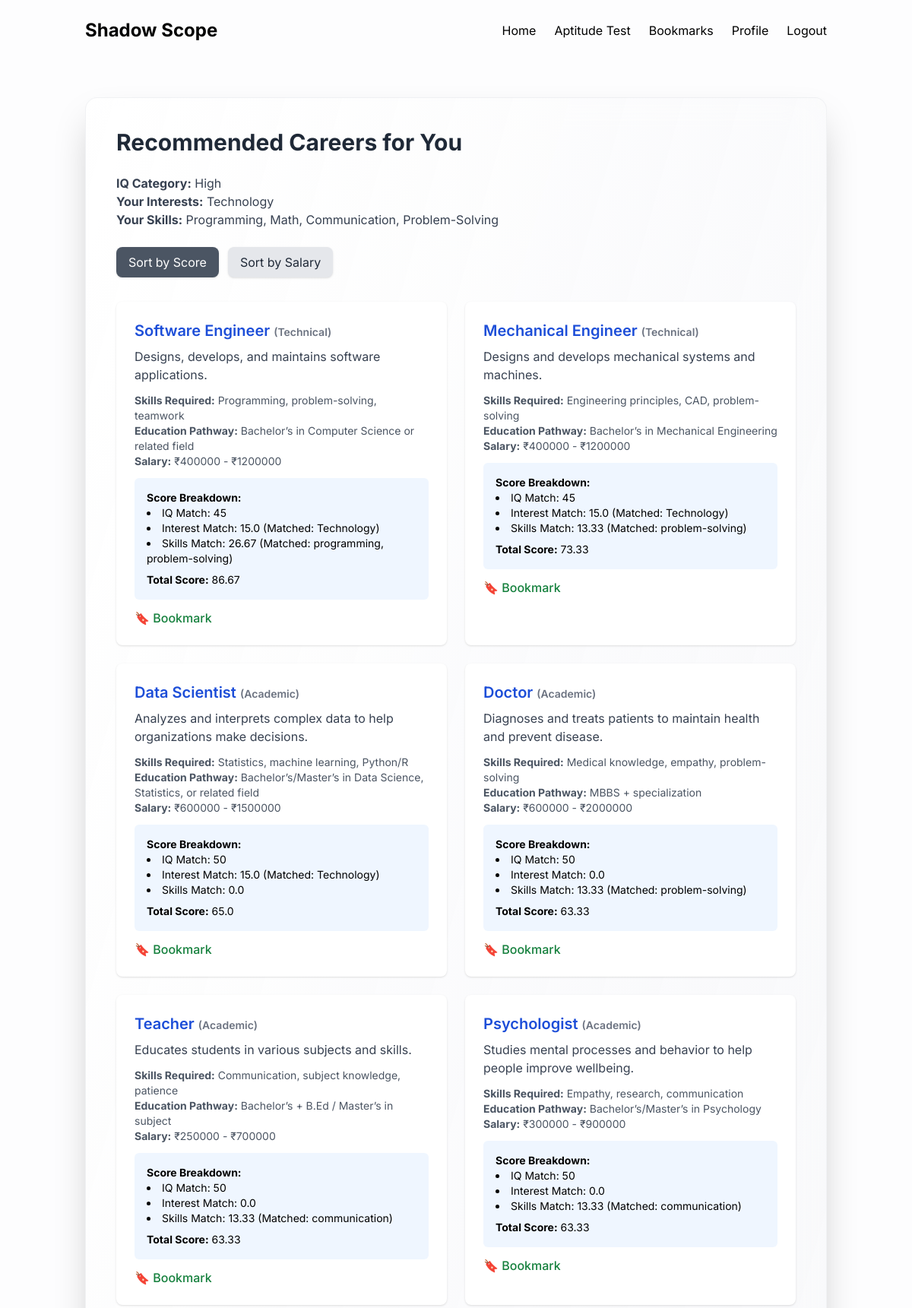
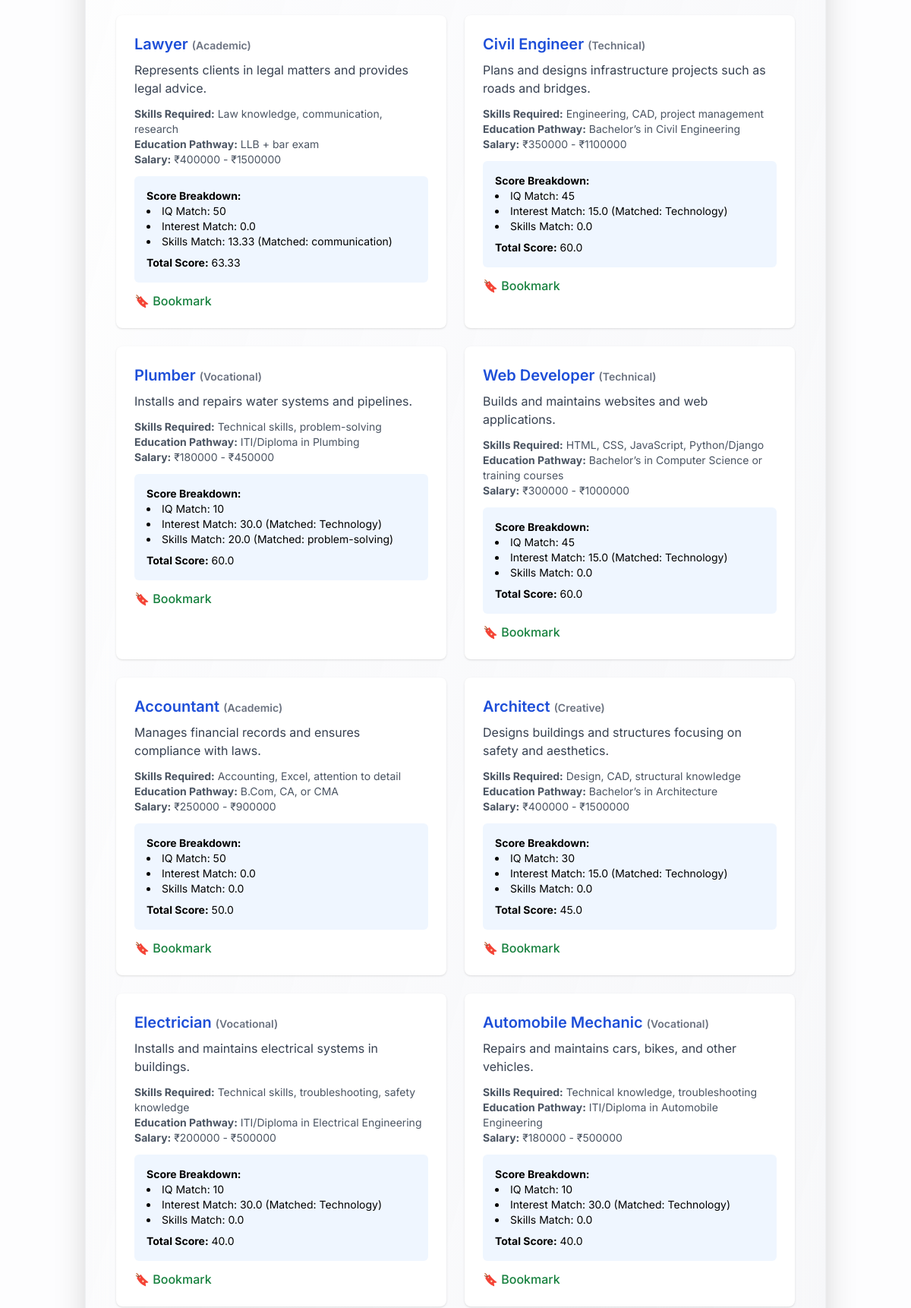
The app's page /careers/recommendations/ (signed in, upper part) with its own data (2 pictures, top to bottom).
### users/models.py (models this page shows, shortened)
class Profile(models.Model):
    user = models.OneToOneField(settings.AUTH_USER_MODEL, on_delete=models.CASCADE, related_name="profile")
    age = models.PositiveIntegerField(null=True, blank=True)
    education_level = models.CharField(max_length=120, blank=True)
    interests = models.ManyToManyField(Interest, related_name="users", blank=True)
    last_iq_category = models.CharField(max_length=10, choices=IQCategory.choices, blank=True)
    skills = models.ManyToManyField(Skill, blank=True, related_name="profiles")
    allow_data_sharing = models.BooleanField(default=True)

class Skill(models.Model):
    name = models.CharField(max_length=100, unique=True)

### careers/models.py (models this page shows, shortened)
class Interest(models.Model):
    name = models.CharField(max_length=100, unique=True)
    slug = models.SlugField(max_length=120, unique=True)

class Career(models.Model):
    class Category(models.TextChoices):
        ACADEMIC = "ACADEMIC", "Academic"
        TECHNICAL = "TECHNICAL", "Technical"
        VOCATIONAL = "VOCATIONAL", "Vocational"
        CREATIVE = "CREATIVE", "Creative"
    title = models.CharField(max_length=200, unique=True)
    category = models.CharField(max_length=20, choices=Category.choices)
    description = models.TextField()
    skills_required = models.TextField(blank=True)
    education_pathway = models.TextField(blank=True)
    salary_min = models.PositiveIntegerField(null=True, blank=True)
    salary_max = models.PositiveIntegerField(null=True, blank=True)
    interests = models.ManyToManyField(Interest, related_name="careers", blank=True)
    is_active = models.BooleanField(default=True)

### careers/views.py (the view)
# urls.py: path("recommendations/", views.career_recommendations, name="career_recommendations"),
@login_required
def career_recommendations(request):
    profile = request.user.profile
    iq_category = profile.last_iq_category
    if iq_category:
        iq_category = iq_category.capitalize()
    interests = list(profile.interests.all())
    skills = list(profile.skills.all())
    careers = Career.objects.filter(is_active=True)
    scored_careers = []
    for career in careers:
        details = {"iq": 0, "interests": 0, "skills": 0}
        score = 0
        iq_boost = {
            "ACADEMIC": {"High": 50, "Average": 30, "Low": 10},
            "TECHNICAL": {"High": 45, "Average": 40, "Low": 20},
            "VOCATIONAL": {"Low": 40, "Average": 25, "High": 10},
            "CREATIVE": {"High": 30, "Average": 30, "Low": 30},
        }
        iq_score = iq_boost.get(career.category.upper(), {}).get(iq_category, 0)
        details["iq"] = iq_score
        score += iq_score
        matched_interests = set(career.interests.all()) & set(interests)
        if career.interests.exists():
            interest_score = (len(matched_interests) / career.interests.count()) * 30
        else:
            interest_score = 0
        details["interests"] = round(interest_score, 2)
        score += interest_score
        overlap = []
        if career.skills_required:
            required_skills = [s.strip().lower() for s in career.skills_required.split(",")]
            user_skills = [s.name.lower() for s in skills]
            overlap = set(required_skills) & set(user_skills)
            if required_skills:
                skills_score = (len(overlap) / len(required_skills)) * 40
            else:
                skills_score = 0
        else:
            skills_score = 0
        details["skills"] = round(skills_score, 2)
        score += skills_score
        scored_careers.append({
            "career": career,
            "total_score": round(score, 2),
            "details": details,
            "matched_interests": [i.name for i in matched_interests],
            "matched_skills": list(overlap),
        })
    filter_interest = request.GET.get("filter_interest") == "1"
    filter_skills = request.GET.get("filter_skills") == "1"
    scored_careers = [
        c for c in scored_careers
        if c["total_score"] >= 31
        and (not filter_interest or c["details"]["interests"] > 0)
        and (not filter_skills or c["details"]["skills"] > 0)
    ]
    sort_by = request.GET.get("sort", "score")  # default: score
    if sort_by == "salary":
        scored_careers.sort(key=lambda x: (x["career"].salary_max or 0), reverse=True)
    else:
        scored_careers.sort(key=lambda x: x["total_score"], reverse=True)
    return render(request, "careers/recommendations.html", {
        "careers": scored_careers,
        "iq_category": profile.last_iq_category,  # original for display
        "interests": interests,
        "skills": skills,
        "filter_interest": filter_interest,
        "filter_skills": filter_skills,
        "sort_by": sort_by,
    })

### templates/careers/recommendations.html (shortened to what this page needs)
{% extends "base.html" %}
{% block content %}
<div class="max-w-6xl mx-auto bg-gradient-to-br from-white/70 to-gray-100/60
            backdrop-blur-xl shadow-2xl rounded-2xl p-10 border border-gray-200/50">
  <h1 class="text-3xl font-bold text-gray-800 mb-6">Recommended Careers for You</h1>
  <div class="mb-6 text-gray-700">
    <p><strong>IQ Category:</strong> {{ iq_category }}</p>
    <p>
      <strong>Your Interests:</strong>
      {% if interests %}
        {% for interest in interests %}
          {{ interest.name }}{% if not forloop.last %}, {% endif %}
        {% endfor %}
      {% else %}
        None selected
      {% endif %}
    </p>
    <p>
      <strong>Your Skills:</strong>
      {% if skills %}
        {% for skill in skills %}
          {{ skill.name }}{% if not forloop.last %}, {% endif %}
        {% endfor %}
      {% else %}
        None added
      {% endif %}
    </p>
  </div>
  <div class="flex flex-wrap gap-3 mb-8">
    <form method="get" class="flex flex-wrap gap-3">
      <button type="submit" name="sort" value="score"
        class="px-4 py-2 rounded-lg shadow
          {% if sort_by == 'score' %} bg-gray-600 text-white {% else %} bg-gray-200 text-gray-800 {% endif %} hover:bg-orange-500">
        Sort by Score
      </button>
      <button type="submit" name="sort" value="salary"
        class="px-4 py-2 rounded-lg shadow
          {% if sort_by == 'salary' %} bg-gray-600 text-white {% else %} bg-gray-200 text-gray-800 {% endif %} hover:bg-orange-500">
        Sort by Salary
      </button>
    </form>
  </div>
  {% if careers %}
    <div class="grid md:grid-cols-2 gap-6">
      {% for item in careers %}
        <div class="bg-white rounded-lg shadow p-6">
          <h3 class="text-xl font-semibold text-blue-700 mb-2">
            {{ item.career.title }}
            <span class="text-gray-500 text-sm">({{ item.career.get_category_display }})</span>
          </h3>
          <p class="text-gray-700 mb-3">{{ item.career.description }}</p>
          <p class="text-sm text-gray-600"><strong>Skills Required:</strong> {{ item.career.skills_required }}</p>
          <p class="text-sm text-gray-600"><strong>Education Pathway:</strong> {{ item.career.education_pathway }}</p>
          <p class="text-sm text-gray-600 mb-3">
            <strong>Salary:</strong>
            {% if item.career.salary_min and item.career.salary_max %}
              ₹{{ item.career.salary_min }} - ₹{{ item.career.salary_max }}
            {% else %}
              Not specified
            {% endif %}
          </p>
          <div class="bg-blue-50 rounded-md p-4 text-sm mb-3">
            <strong>Score Breakdown:</strong>
            <ul class="list-disc list-inside">
              <li>IQ Match: {{ item.details.iq }}</li>
              <li>Interest Match: {{ item.details.interests }}
                {% if item.matched_interests %}
                  (Matched: {{ item.matched_interests|join:", " }})
                {% endif %}
              </li>
              <li>Skills Match: {{ item.details.skills }}
                {% if item.matched_skills %}
                  (Matched: {{ item.matched_skills|join:", " }})
                {% endif %}
              </li>
            </ul>
            <p class="mt-2"><strong>Total Score:</strong> {{ item.total_score }}</p>
          </div>
          <div>
            <a href="{% url 'bookmark_career' item.career.id %}"
               class="inline-block text-green-700 font-medium hover:underline">
              🔖 Bookmark
            </a>
          </div>
        </div>
      {% endfor %}
    </div>
  {% else %}
    <p class="text-gray-600">No matching careers found. Try updating your profile with more interests and skills.</p>
  {% endif %}
</div>
{% endblock %}

### templates/base.html (style rules this page uses)
body { font-family: 'Inter', sans-serif; }

### records on screen
Profile: last_iq_category "High"
Interest: name "Technology"
Skill: name "Programming"
Skill: name "Math"
Skill: name "Communication"
Skill: name "Problem-Solving"
Career: career "Software Engineer", career.category "Technical", career.description "Designs, develops, and maintains software applications.", career.skills_required "Programming, problem-solving, teamwork", career.education_pathway "Bachelor’s in Computer Science or related field", career.salary_min "400000", career.salary_max "1200000", details.iq "45", details.interests "15.0", matched_interests "Technology", details.skills "26.67", matched_skills "programming, problem-solving", total_score "86.67"
Career: career "Mechanical Engineer", career.category "Technical", career.description "Designs and develops mechanical systems and machines.", career.skills_required "Engineering principles, CAD, problem-solving", career.education_pathway "Bachelor’s in Mechanical Engineering", career.salary_min "400000", career.salary_max "1200000", details.iq "45", details.interests "15.0", matched_interests "Technology", details.skills "13.33", matched_skills "problem-solving", total_score "73.33"
Career: career "Data Scientist", career.category "Academic", career.description "Analyzes and interprets complex data to help organizations make decisions.", career.skills_required "Statistics, machine learning, Python/R", career.education_pathway "Bachelor’s/Master’s in Data Science, Statistics, or related field", career.salary_min "600000", career.salary_max "1500000", details.iq "50", details.interests "15.0", matched_interests "Technology", details.skills "0.0", total_score "65.0"
Career: career "Doctor", career.category "Academic", career.description "Diagnoses and treats patients to maintain health and prevent disease.", career.skills_required "Medical knowledge, empathy, problem-solving", career.education_pathway "MBBS + specialization", career.salary_min "600000", career.salary_max "2000000", details.iq "50", details.interests "0.0", details.skills "13.33", matched_skills "problem-solving", total_score "63.33"
Career: career "Teacher", career.category "Academic", career.description "Educates students in various subjects and skills.", career.skills_required "Communication, subject knowledge, patience", career.education_pathway "Bachelor’s + B.Ed / Master’s in subject", career.salary_min "250000", career.salary_max "700000", details.iq "50", details.interests "0.0", details.skills "13.33", matched_skills "communication", total_score "63.33"
Career: career "Psychologist", career.category "Academic", career.description "Studies mental processes and behavior to help people improve wellbeing.", career.skills_required "Empathy, research, communication", career.education_pathway "Bachelor’s/Master’s in Psychology", career.salary_min "300000", career.salary_max "900000", details.iq "50", details.interests "0.0", details.skills "13.33", matched_skills "communication", total_score "63.33"
Career: career "Lawyer", career.category "Academic", career.description "Represents clients in legal matters and provides legal advice.", career.skills_required "Law knowledge, communication, research", career.education_pathway "LLB + bar exam", career.salary_min "400000", career.salary_max "1500000", details.iq "50", details.interests "0.0", details.skills "13.33", matched_skills "communication", total_score "63.33"
Career: career "Civil Engineer", career.category "Technical", career.description "Plans and designs infrastructure projects such as roads and bridges.", career.skills_required "Engineering, CAD, project management", career.education_pathway "Bachelor’s in Civil Engineering", career.salary_min "350000", career.salary_max "1100000", details.iq "45", details.interests "15.0", matched_interests "Technology", details.skills "0.0", total_score "60.0"
Career: career "Plumber", career.category "Vocational", career.description "Installs and repairs water systems and pipelines.", career.skills_required "Technical skills, problem-solving", career.education_pathway "ITI/Diploma in Plumbing", career.salary_min "180000", career.salary_max "450000", details.iq "10", details.interests "30.0", matched_interests "Technology", details.skills "20.0", matched_skills "problem-solving", total_score "60.0"
Career: career "Web Developer", career.category "Technical", career.description "Builds and maintains websites and web applications.", career.skills_required "HTML, CSS, JavaScript, Python/Django", career.education_pathway "Bachelor’s in Computer Science or training courses", career.salary_min "300000", career.salary_max "1000000", details.iq "45", details.interests "15.0", matched_interests "Technology", details.skills "0.0", total_score "60.0"
Career: career "Accountant", career.category "Academic", career.description "Manages financial records and ensures compliance with laws.", career.skills_required "Accounting, Excel, attention to detail", career.education_pathway "B.Com, CA, or CMA", career.salary_min "250000", career.salary_max "900000", details.iq "50", details.interests "0.0", details.skills "0.0", total_score "50.0"
Career: career "Architect", career.category "Creative", career.description "Designs buildings and structures focusing on safety and aesthetics.", career.skills_required "Design, CAD, structural knowledge", career.education_pathway "Bachelor’s in Architecture", career.salary_min "400000", career.salary_max "1500000", details.iq "30", details.interests "15.0", matched_interests "Technology", details.skills "0.0", total_score "45.0"
Career: career "Electrician", career.category "Vocational", career.description "Installs and maintains electrical systems in buildings.", career.skills_required "Technical skills, troubleshooting, safety knowledge", career.education_pathway "ITI/Diploma in Electrical Engineering", career.salary_min "200000", career.salary_max "500000", details.iq "10", details.interests "30.0", matched_interests "Technology", details.skills "0.0", total_score "40.0"
Career: career "Automobile Mechanic", career.category "Vocational", career.description "Repairs and maintains cars, bikes, and other vehicles.", career.skills_required "Technical knowledge, troubleshooting", career.education_pathway "ITI/Diploma in Automobile Engineering", career.salary_min "180000", career.salary_max "500000", details.iq "10", details.interests "30.0", matched_interests "Technology", details.skills "0.0", total_score "40.0"
